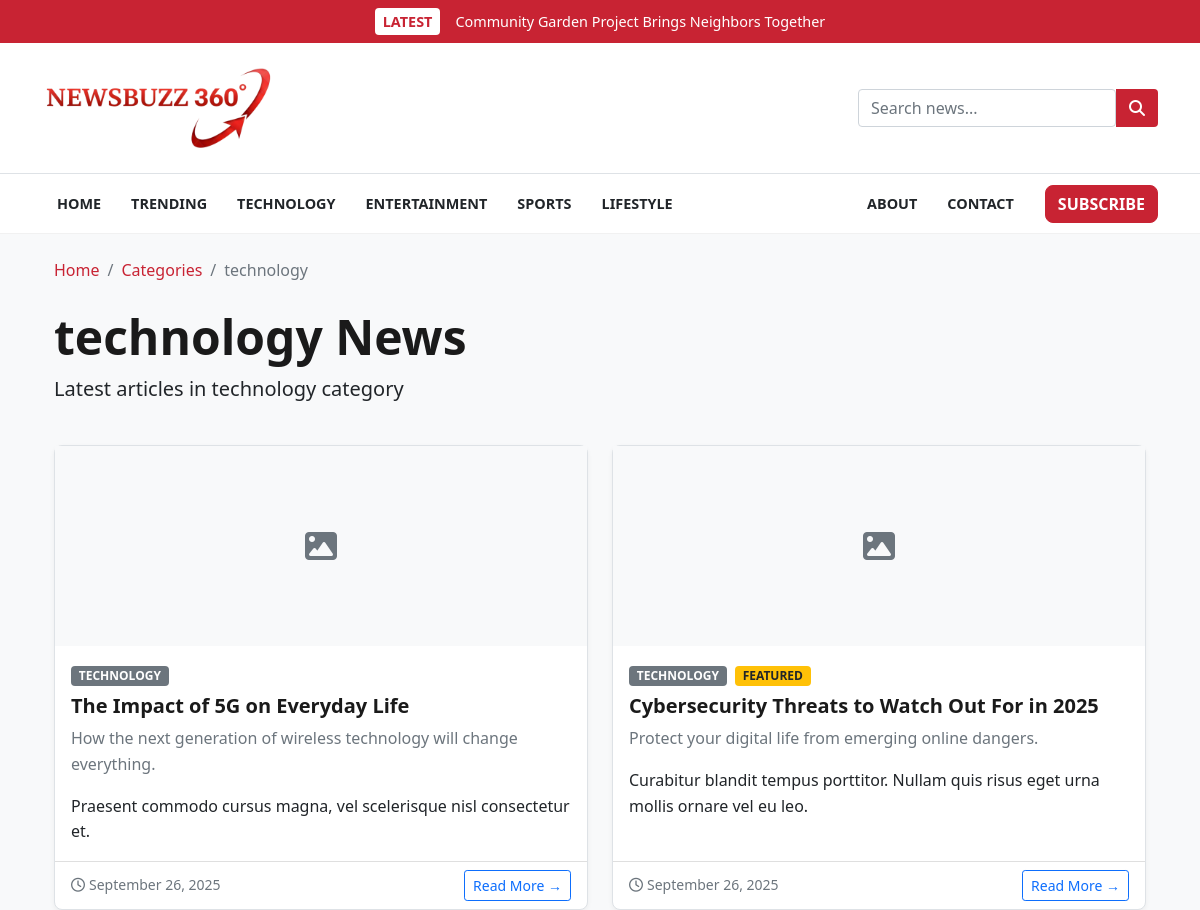
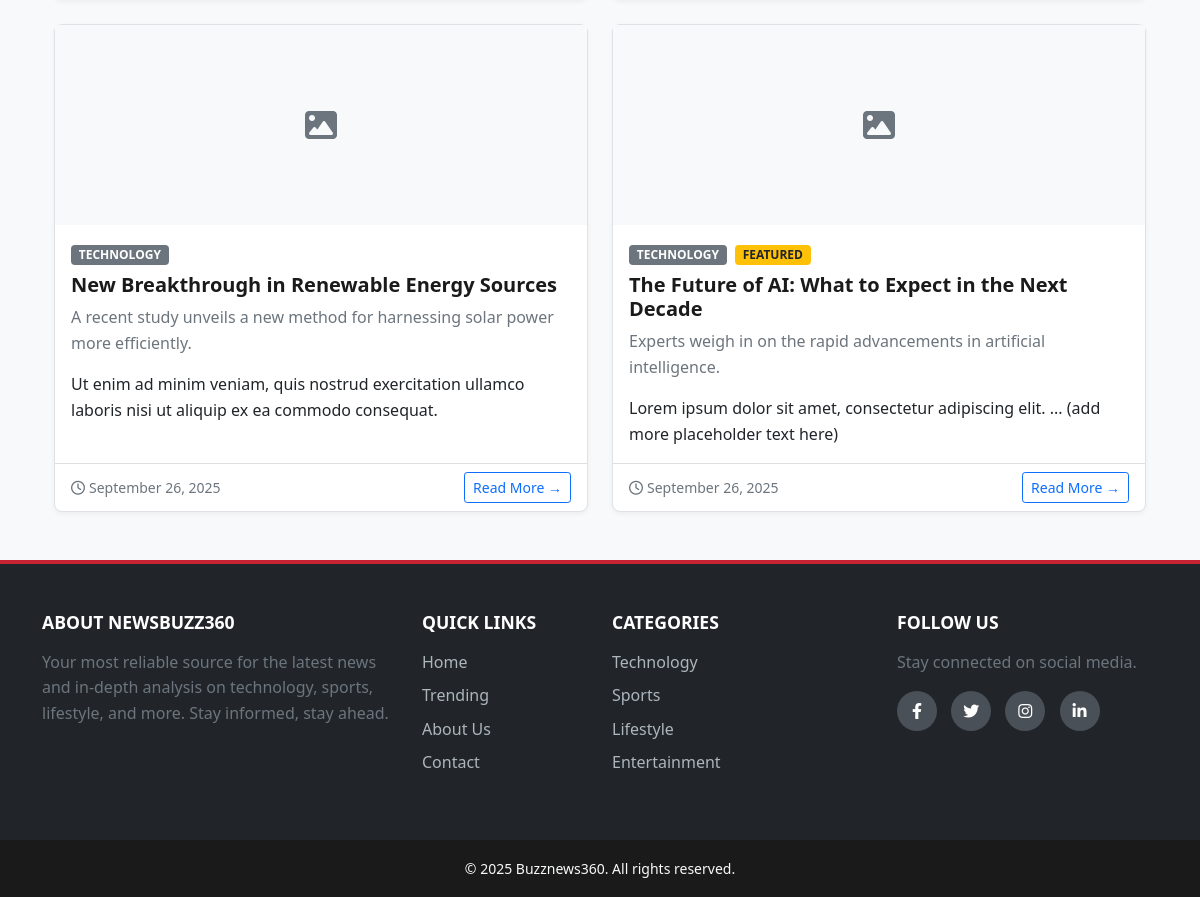
Before: /category/technology with the older database file (2 pictures, top to bottom).
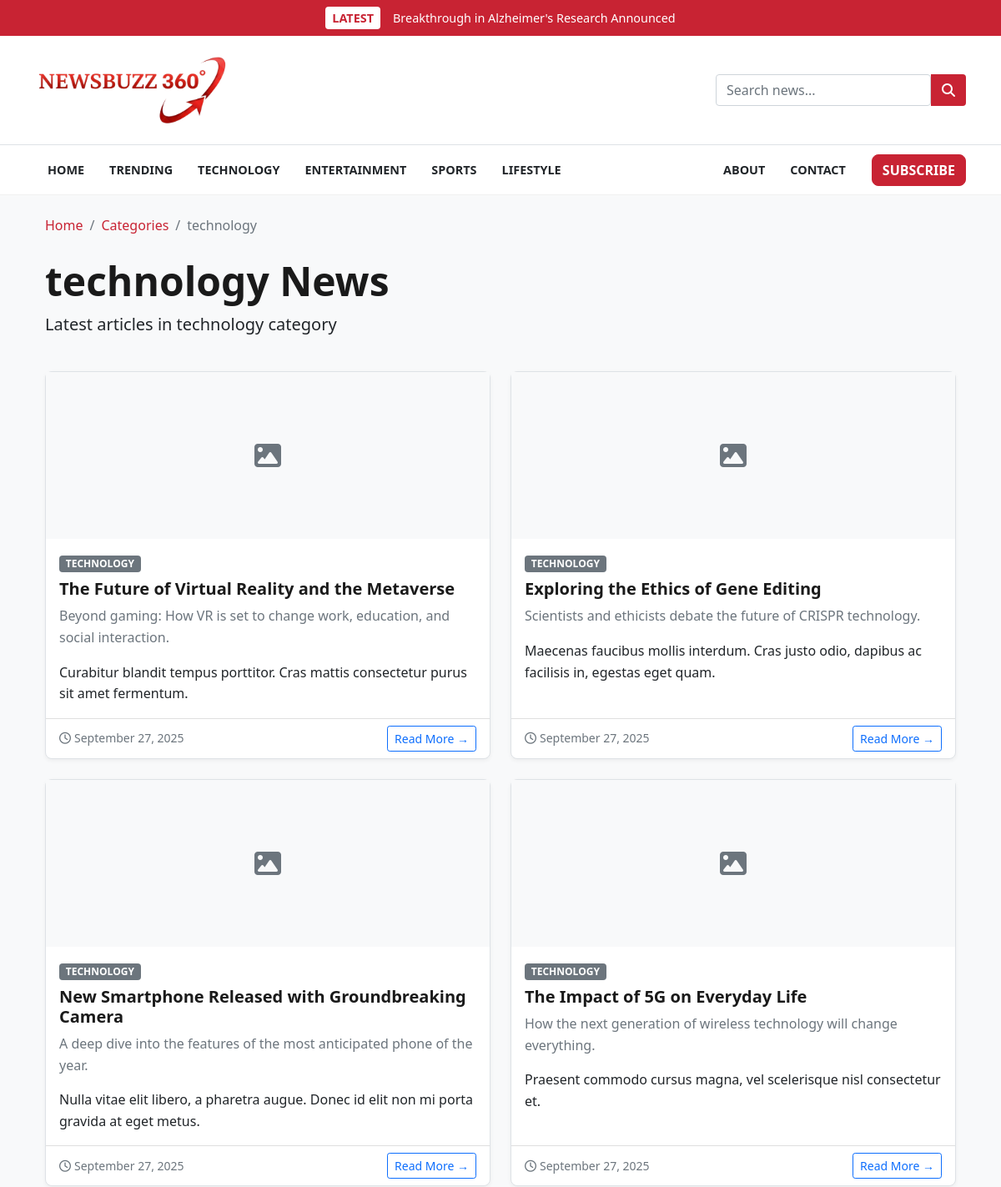
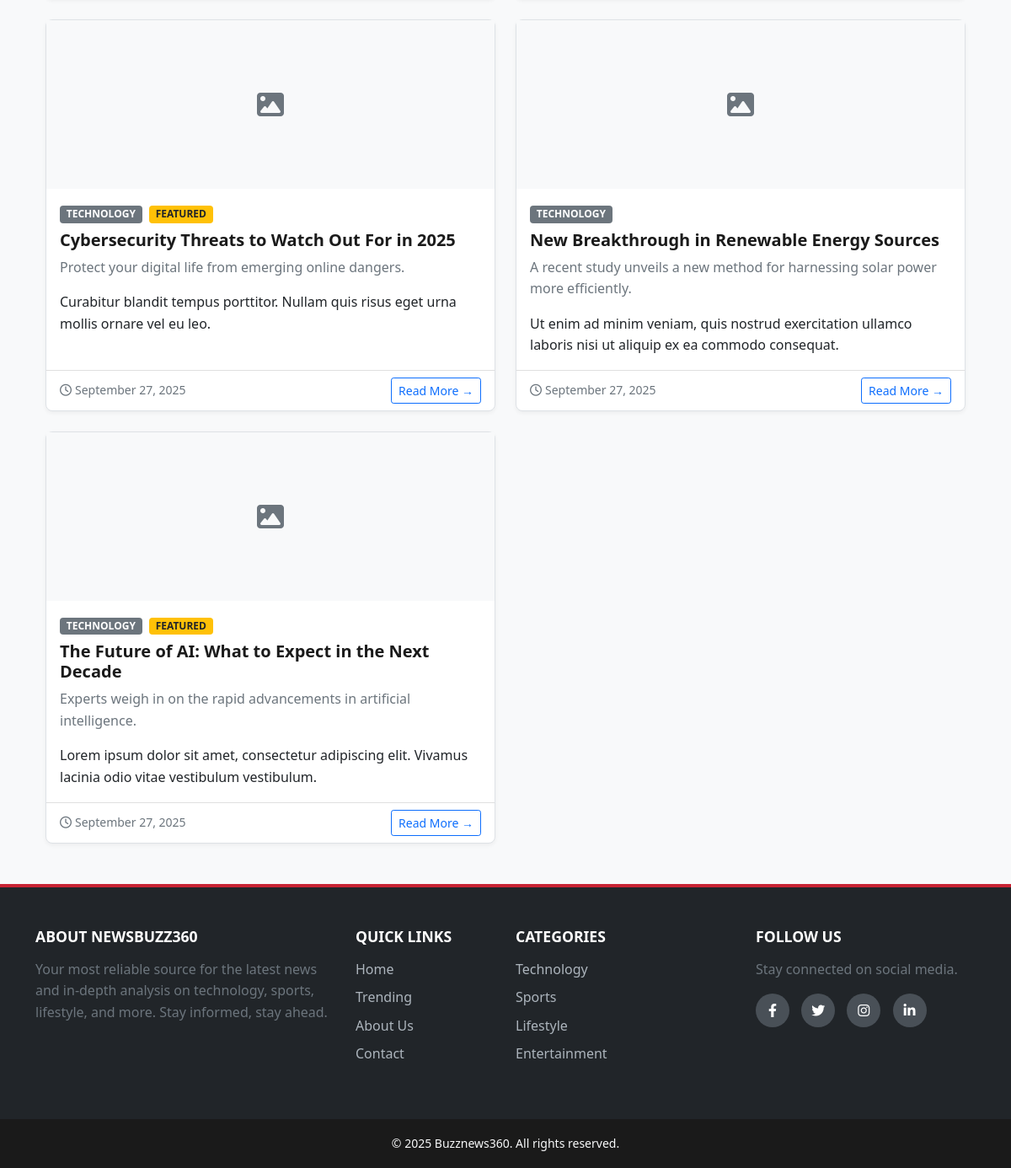
After: the same page with the newer database file (2 pictures, top to bottom).
### models.py (models this page shows, shortened)
class Post(db.Model):
    id = db.Column(db.Integer, primary_key=True)
    title = db.Column(db.String(100), nullable=False)
    subtitle = db.Column(db.String(150), nullable=True)
    content = db.Column(db.Text, nullable=False)
    category = db.Column(db.String(50), nullable=True)
    thumbnail = db.Column(db.String(100), nullable=True)
    featured = db.Column(db.Boolean, default=False)
    created_at = db.Column(db.DateTime, default=datetime.utcnow)

### app.py (the view)
@app.route("/category/<string:category_name>")
def category(category_name):
    posts = Post.query.filter_by(category=category_name).order_by(Post.id.desc()).all()
    return render_template("category.html", category_name=category_name, posts=posts)

### app.py (called while the page is built)
@app.context_processor
def inject_latest_post():
    latest_post = Post.query.order_by(Post.id.desc()).first()
    return dict(latest_post=latest_post)

@app.template_filter('datetime')
def format_datetime(value, format='%B %d, %Y'):
    if isinstance(value, datetime):
        return value.strftime(format)
    return "Recent"

@app.context_processor
@cache.cached(timeout=600)
def inject_categories():
    categories = db.session.query(Post.category, db.func.count(Post.id).label('count')).filter(Post.category.isnot(None), Post.category != '').group_by(Post.category).all()
    current_year = datetime.now().year
    return dict(categories=categories, current_year=current_year)

### templates/category.html (shortened to what this page needs)
{% extends "base.html" %}
{% block content %}
<div class="container mt-4">
    <nav aria-label="breadcrumb" class="mb-4">
        <ol class="breadcrumb">
            <li class="breadcrumb-item"><a href="{{ url_for('home') }}">Home</a></li>
            <li class="breadcrumb-item"><a href="{{ url_for('categories') }}">Categories</a></li>
            <li class="breadcrumb-item active" aria-current="page">{{ category_name }}</li>
        </ol>
    </nav>
    <div class="row mb-4">
        <div class="col-12">
            <h1 class="display-5 fw-bold">{{ category_name }} News</h1>
            <p class="lead">Latest articles in {{ category_name }} category</p>
        </div>
    </div>
    {% if posts %}
    <div class="row">
        {% for post in posts %}
        <div class="col-lg-6 mb-4">
            <div class="card h-100 post-card">
                {% if post.thumbnail %}
                <img src="{{ url_for('static', filename='uploads/' + post.thumbnail) }}" class="card-img-top" alt="{{ post.title }}" style="height: 200px; object-fit: cover;">
                {% else %}
                <div class="bg-light d-flex align-items-center justify-content-center" style="height: 200px;">
                    <i class="fas fa-image fa-2x text-muted"></i>
                </div>
                {% endif %}
                <div class="card-body">
                    <span class="badge bg-secondary mb-2">{{ post.category|default('General', true) }}</span>
                    {% if post.featured %}
                    <span class="badge bg-warning text-dark mb-2 ms-1">Featured</span>
                    {% endif %}
                    <h3 class="card-title h5">{{ post.title }}</h3>
                    {% if post.subtitle %}
                    <p class="card-text text-muted">{{ post.subtitle }}</p>
                    {% endif %}
                    <p class="card-text">{{ post.content|truncate(150) }}</p>
                </div>
                <div class="card-footer bg-transparent">
                    <div class="d-flex justify-content-between align-items-center">
                        <small class="text-muted">
                            <i class="far fa-clock me-1"></i>{{ post.created_at|datetime }}
                        </small>
                        <a href="{{ url_for('article', id=post.id) }}" class="btn btn-outline-primary btn-sm">Read More →</a>
                    </div>
                </div>
            </div>
        </div>
        {% endfor %}
    </div>
    {% endif %}
</div>
{% endblock %}

### templates/base.html (shortened to what the changed rows need)
<!DOCTYPE html>
<html lang="en">
<head>
    <link href="https://cdn.jsdelivr.net/npm/bootstrap@5.1.3/dist/css/bootstrap.min.css" rel="stylesheet">
    <link rel="stylesheet" href="https://cdnjs.cloudflare.com/ajax/libs/font-awesome/6.2.0/css/all.min.css">
    <link rel="stylesheet" href="{{ url_for('static', filename='style.css') }}">
</head>
<body>
    <header>
        {% if latest_post %}
        <a href="{{ url_for('article', id=latest_post.id) }}" class="top-breaking-bar-link">
            <div id="top-breaking-bar">
                <div class="container d-flex align-items-center justify-content-center">
                    <span class="breaking-tag">LATEST</span>
                    <span class="breaking-text">{{ latest_post.title }}</span>
                </div>
            </div>
        </a>
        {% endif %}
    </header>
    <main class="my-4">
        <div class="container">
            {% block content %}{% endblock %}
        </div>
    </main>
</body>
</html>

Changed rows visible on the page:
no longer on this page (row edited): Post: title "Community Garden Project Brings Neighbors Together"
added Post: title "Breakthrough in Alzheimer's Research Announced"
added Post: category "TECHNOLOGY", title "The Future of Virtual Reality and the Metaverse", subtitle "Beyond gaming: How VR is set to change work, education, and social interaction.", content "Curabitur blandit tempus porttitor. Cras mattis consectetur purus sit amet fermentum.", created_at "September 27, 2025"
added Post: category "TECHNOLOGY", title "Exploring the Ethics of Gene Editing", subtitle "Scientists and ethicists debate the future of CRISPR technology.", content "Maecenas faucibus mollis interdum. Cras justo odio, dapibus ac facilisis in, egestas eget quam.", created_at "September 27, 2025"
added Post: category "TECHNOLOGY", title "New Smartphone Released with Groundbreaking Camera", subtitle "A deep dive into the features of the most anticipated phone of the year.", content "Nulla vitae elit libero, a pharetra augue. Donec id elit non mi porta gravida at eget metus.", created_at "September 27, 2025"
changed Post "The Impact of 5G on Everyday Life": created_at "September 26, 2025" → "September 27, 2025"
changed Post "Cybersecurity Threats to Watch Out For in 2025": created_at "September 26, 2025" → "September 27, 2025"
changed Post "New Breakthrough in Renewable Energy Sources": created_at "September 26, 2025" → "September 27, 2025"
changed Post "The Future of AI: What to Expect in the Next Decade": content "Lorem ipsum dolor sit amet, consectetur adipiscing elit. ... (add more placeholder text here)" → "Lorem ipsum dolor sit amet, consectetur adipiscing elit. Vivamus lacinia odio vitae vestibulum vestibulum."; created_at "September 26, 2025" → "September 27, 2025"
